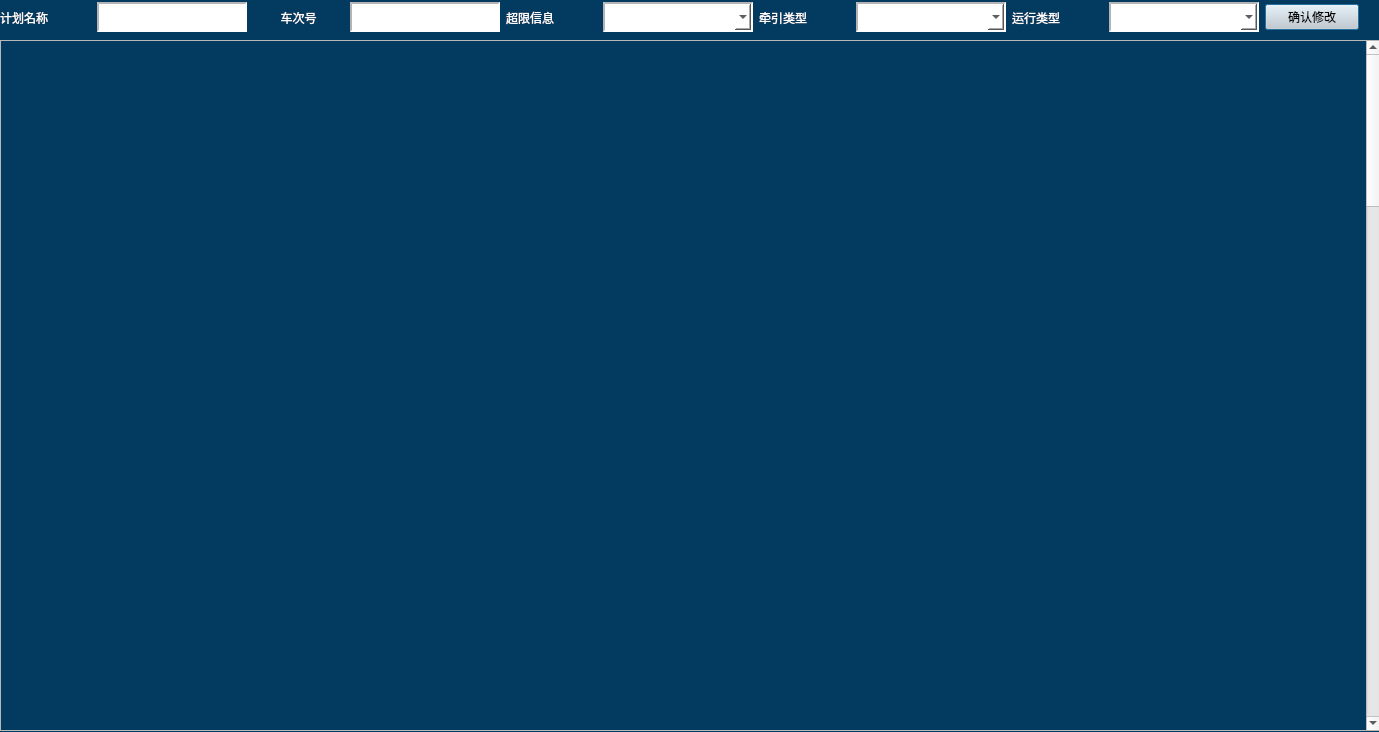
<?xml version="1.0" encoding="UTF-8"?>
<ui version="4.0">
 <class>jsj_adp</class>
 <widget class="QDialog" name="jsj_adp">
  <property name="geometry">
   <rect>
    <x>0</x>
    <y>0</y>
    <width>1379</width>
    <height>732</height>
   </rect>
  </property>
  <property name="windowTitle">
   <string>Dialog</string>
  </property>
  <property name="styleSheet">
   <string notr="true">QDialog{
	
	background-color: rgb(3, 59, 96);
}
QPushButton{
	background-color: rgb(210, 210, 210);
	font: 14pt &quot;黑体&quot;;
}
QLineEdit{
		background-color: rgb(255, 255, 255);
	padding-left: 8px;
	border-top:2px inset rgb(180, 180, 180);
	border-left:2px inset rgb(180, 180, 180);
	border-bottom:2px inset rgb(240, 240, 240);
	border-right:2px inset rgb(240, 240, 240);
	font: 13pt &quot;黑体&quot;;
}
QComboBox{
	background-color: rgb(255, 255, 255);
	padding-left: 8px;
	border-top:2px inset rgb(180, 180, 180);
	border-left:2px inset rgb(180, 180, 180);
	border-bottom:2px inset rgb(240, 240, 240);
	border-right:2px inset rgb(240, 240, 240);
	font: 13pt &quot;黑体&quot;;
}
QDateEdit{
	background-color: rgb(255, 255, 255);
	padding-left: 8px;
	border-top:2px inset rgb(180, 180, 180);
	border-left:2px inset rgb(180, 180, 180);
	border-bottom:2px inset rgb(240, 240, 240);
	border-right:2px inset rgb(240, 240, 240);
	font: 13pt &quot;黑体&quot;;
}
QComboBox:!enabled{
	background-color: rgb(240, 240, 240);
	padding-left: 8px;
	border-top:2px inset rgb(180, 180, 180);
	border-left:2px inset rgb(180, 180, 180);
	border-bottom:2px inset rgb(240, 240, 240);
	border-right:2px inset rgb(240, 240, 240);
	font: 10pt &quot;黑体&quot;;
}
QWidget#jsj_jhxfdlg{
	background-color: rgb(240, 240, 240);
	font: 10pt &quot;黑体&quot;;
}
QWidget#detailPlan{
background-color: rgb(240, 240, 240);
	font: 10pt &quot;黑体&quot;;
}
QLabel{
	font: 13pt &quot;黑体&quot;;

	color: rgb(255, 255, 255);
}</string>
  </property>
  <widget class="QScrollArea" name="scrollArea">
   <property name="geometry">
    <rect>
     <x>0</x>
     <y>40</y>
     <width>1381</width>
     <height>691</height>
    </rect>
   </property>
   <property name="maximumSize">
    <size>
     <width>1505</width>
     <height>691</height>
    </size>
   </property>
   <property name="styleSheet">
    <string notr="true"/>
   </property>
   <property name="widgetResizable">
    <bool>true</bool>
   </property>
   <widget class="QWidget" name="detailPlan">
    <property name="geometry">
     <rect>
      <x>0</x>
      <y>0</y>
      <width>1365</width>
      <height>3000</height>
     </rect>
    </property>
    <property name="minimumSize">
     <size>
      <width>0</width>
      <height>3000</height>
     </size>
    </property>
    <property name="maximumSize">
     <size>
      <width>1505</width>
      <height>16777215</height>
     </size>
    </property>
    <property name="styleSheet">
     <string notr="true">QWidget{
	
	background-color: rgb(3, 59, 96);
}
QTimeEdit{
		background-color: rgb(255, 255, 255);
	padding-left: 8px;
	border-top:2px inset rgb(180, 180, 180);
	border-left:2px inset rgb(180, 180, 180);
	border-bottom:2px inset rgb(240, 240, 240);
	border-right:2px inset rgb(240, 240, 240);
	color: rgb(0, 0, 0);
	font: 14pt &quot;黑体&quot;;
}
QPushButton{
	background-color: rgb(210, 210, 210);
	font: 14pt &quot;黑体&quot;;
}
QLineEdit{
		background-color: rgb(255, 255, 255);
	padding-left: 8px;
	border-top:2px inset rgb(180, 180, 180);
	border-left:2px inset rgb(180, 180, 180);
	border-bottom:2px inset rgb(240, 240, 240);
	border-right:2px inset rgb(240, 240, 240);
	font: 13pt &quot;黑体&quot;;
	color: rgb(0, 0, 0);
}
QComboBox{

	font: 13pt &quot;黑体&quot;;

	color: rgb(255, 255, 255);
}
QDateEdit{
	background-color: rgb(255, 255, 255);
	padding-left: 8px;
	border-top:2px inset rgb(180, 180, 180);
	border-left:2px inset rgb(180, 180, 180);
	border-bottom:2px inset rgb(240, 240, 240);
	border-right:2px inset rgb(240, 240, 240);
	font: 13pt &quot;黑体&quot;;

	color: rgb(0, 0, 0);
}
QComboBox:!enabled{
	background-color: rgb(240, 240, 240);
	padding-left: 8px;
	border-top:2px inset rgb(180, 180, 180);
	border-left:2px inset rgb(180, 180, 180);
	border-bottom:2px inset rgb(240, 240, 240);
	border-right:2px inset rgb(240, 240, 240);
	font: 10pt &quot;黑体&quot;;
}
QWidget#jsj_jhxfdlg{
	background-color: rgb(240, 240, 240);
	font: 10pt &quot;黑体&quot;;
}
QLabel{
	
	color: rgb(255, 255, 255);
}</string>
    </property>
   </widget>
  </widget>
  <widget class="QWidget" name="layoutWidget">
   <property name="geometry">
    <rect>
     <x>0</x>
     <y>0</y>
     <width>1359</width>
     <height>35</height>
    </rect>
   </property>
   <layout class="QHBoxLayout" name="horizontalLayout">
    <item>
     <layout class="QHBoxLayout" name="horizontalLayout_2">
      <item>
       <widget class="QLabel" name="label_5">
        <property name="minimumSize">
         <size>
          <width>91</width>
          <height>31</height>
         </size>
        </property>
        <property name="maximumSize">
         <size>
          <width>91</width>
          <height>31</height>
         </size>
        </property>
        <property name="styleSheet">
         <string notr="true">font: 13pt &quot;黑体&quot;;</string>
        </property>
        <property name="text">
         <string>计划名称</string>
        </property>
       </widget>
      </item>
      <item>
       <widget class="QLineEdit" name="checi_Edit">
        <property name="minimumSize">
         <size>
          <width>150</width>
          <height>30</height>
         </size>
        </property>
        <property name="maximumSize">
         <size>
          <width>150</width>
          <height>30</height>
         </size>
        </property>
       </widget>
      </item>
     </layout>
    </item>
    <item>
     <widget class="QLabel" name="label_6">
      <property name="minimumSize">
       <size>
        <width>91</width>
        <height>31</height>
       </size>
      </property>
      <property name="maximumSize">
       <size>
        <width>91</width>
        <height>31</height>
       </size>
      </property>
      <property name="styleSheet">
       <string notr="true">font: 13pt &quot;黑体&quot;;</string>
      </property>
      <property name="text">
       <string>车次号</string>
      </property>
      <property name="alignment">
       <set>Qt::AlignCenter</set>
      </property>
     </widget>
    </item>
    <item>
     <widget class="QLineEdit" name="checi_Edit_2">
      <property name="minimumSize">
       <size>
        <width>150</width>
        <height>30</height>
       </size>
      </property>
      <property name="maximumSize">
       <size>
        <width>150</width>
        <height>30</height>
       </size>
      </property>
     </widget>
    </item>
    <item>
     <layout class="QHBoxLayout" name="horizontalLayout_5">
      <item>
       <widget class="QLabel" name="label_7">
        <property name="minimumSize">
         <size>
          <width>91</width>
          <height>31</height>
         </size>
        </property>
        <property name="maximumSize">
         <size>
          <width>91</width>
          <height>31</height>
         </size>
        </property>
        <property name="styleSheet">
         <string notr="true">font: 13pt &quot;黑体&quot;;</string>
        </property>
        <property name="text">
         <string>超限信息</string>
        </property>
       </widget>
      </item>
      <item>
       <widget class="QComboBox" name="cx_combo">
        <property name="minimumSize">
         <size>
          <width>150</width>
          <height>30</height>
         </size>
        </property>
        <property name="maximumSize">
         <size>
          <width>150</width>
          <height>30</height>
         </size>
        </property>
        <property name="styleSheet">
         <string notr="true"/>
        </property>
       </widget>
      </item>
     </layout>
    </item>
    <item>
     <layout class="QHBoxLayout" name="horizontalLayout_6">
      <item>
       <widget class="QLabel" name="label_8">
        <property name="minimumSize">
         <size>
          <width>91</width>
          <height>31</height>
         </size>
        </property>
        <property name="maximumSize">
         <size>
          <width>91</width>
          <height>31</height>
         </size>
        </property>
        <property name="styleSheet">
         <string notr="true">font: 13pt &quot;黑体&quot;;</string>
        </property>
        <property name="text">
         <string>牵引类型</string>
        </property>
       </widget>
      </item>
      <item>
       <widget class="QComboBox" name="qytype_Combo">
        <property name="minimumSize">
         <size>
          <width>150</width>
          <height>30</height>
         </size>
        </property>
        <property name="maximumSize">
         <size>
          <width>150</width>
          <height>30</height>
         </size>
        </property>
        <property name="styleSheet">
         <string notr="true"/>
        </property>
       </widget>
      </item>
     </layout>
    </item>
    <item>
     <layout class="QHBoxLayout" name="horizontalLayout_8">
      <item>
       <widget class="QLabel" name="label_10">
        <property name="minimumSize">
         <size>
          <width>91</width>
          <height>31</height>
         </size>
        </property>
        <property name="maximumSize">
         <size>
          <width>91</width>
          <height>31</height>
         </size>
        </property>
        <property name="styleSheet">
         <string notr="true">font: 13pt &quot;黑体&quot;;</string>
        </property>
        <property name="text">
         <string>运行类型</string>
        </property>
       </widget>
      </item>
      <item>
       <widget class="QComboBox" name="CCLX_Combo">
        <property name="minimumSize">
         <size>
          <width>150</width>
          <height>30</height>
         </size>
        </property>
        <property name="maximumSize">
         <size>
          <width>150</width>
          <height>30</height>
         </size>
        </property>
        <property name="styleSheet">
         <string notr="true"/>
        </property>
       </widget>
      </item>
      <item>
       <widget class="QPushButton" name="pushButton">
        <property name="text">
         <string>确认修改</string>
        </property>
       </widget>
      </item>
     </layout>
    </item>
   </layout>
  </widget>
 </widget>
 <resources/>
 <connections/>
</ui>
